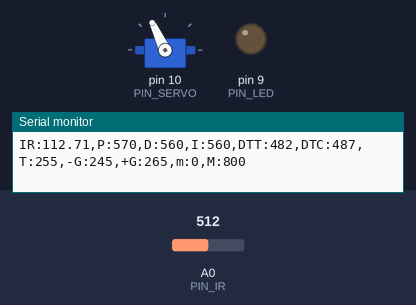
A sketch run on a simulated Arduino Uno, built with avr-gcc and run on an emulated ATmega328P. On the bench: servo, output pins drawn as LEDs (lit = HIGH), the last lines printed to the serial monitor. The test bench sets the inputs (shaded band); at power-on: A0 (PIN_IR) = 512.

Above: at 1.2 s.
1.3 s: A0 (PIN_IR) set to 245
At 1.72 s:
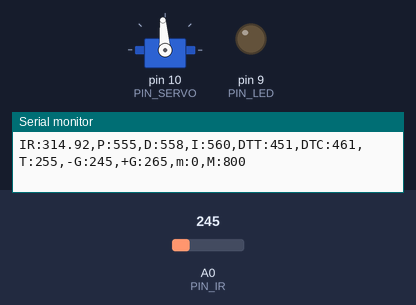
At 3.06 s:
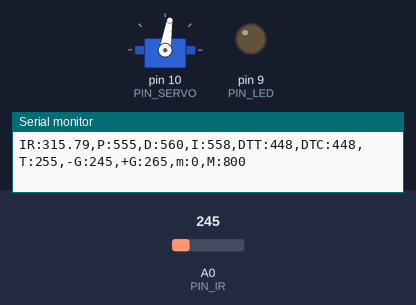
4.3 s: A0 (PIN_IR) set to 122
6.6 s: A0 (PIN_IR) set to 0
Timing chart, 0 to 15.6 s (numbered marks = the images above; inputs shaded):
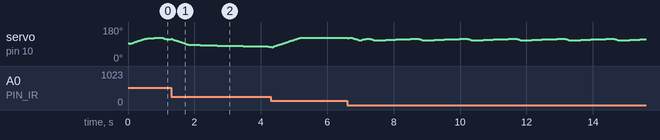

The sketch:

25_PID_20203153.ino
```cpp
#include <Servo.h>

/////////////////////////////
// Configurable parameters //
/////////////////////////////

// Arduino pin assignment
#define PIN_LED 9                            // [1234] LED를 아두이노의 GPIO 9번 핀에 연결
#define PIN_SERVO 10    //[3152] 서보모터를 아두이노의 10번 핀에 연결
#define PIN_IR A0     //[3158] IR센서를 아두이노의 A0 핀에 연결

// Framework setting
#define _DIST_TARGET 255  //[3166]목표로 하는 탁구공 중심 위치까지 거리255mm로 고정

// Distance sensor
#define _DIST_ALPHA 0.35  // [3162] ema 필터의 alpha 값을 0.0으로 설정
#define DELAY_MICROS  1500 // 필터에 넣을 샘플값을 측정하는 딜레이(고정값!)

// Servo range
#define _DUTY_MIN 1210    //[3148]  서보의 가동 최소 각도(0)
#define _DUTY_NEU 1510      //[3150] servo neutral position (90 degree)
#define _DUTY_MAX 1810                // [3169] 서보의 최대 가동 각도(180º)

// Servo speed control
#define _SERVO_ANGLE 70   //[3159] 서보의 각도(30º)
//[3150] 레일플레이트가 사용자가 원하는 가동범위를 움직일때, 이를 움직이게 하는 서보모터의 가동범위
#define _SERVO_SPEED 100             //[3147]  서보 속도를 30으로 설정

// Event periods
#define _INTERVAL_DIST 30   // [3153] Distance Sensing을 20(ms) 마다 실행한다.
#define _INTERVAL_SERVO 30 // [3401] 서보를 20ms마다 조작하기
#define _INTERVAL_SERIAL 100  // [3151] 시리얼 0.1초 마다 업데이트

// PID parameters
#define _KP 1.50       // [3158] 비례상수 설정
#define _KD 50         // 미분상수
#define _KI 0.02       // 적분상수
#define _ITERM_MAX 100  // ITerm 최대값

//////////////////////
// global variables //
//////////////////////

// Servo instance
Servo myservo;  // [3153] Servo를 제어할 Object를 생성해 준다
// Distance sensor
float dist_target; // location to send the ball
float dist_ema;    //[3160] 실제 거리측정값과 ema필터를 적용한 값을 저장할 변수
float dist_filtered;

float samples_num = 3;     // 스파이크 제거를 위한 부분필터에 샘플을 몇개 측정할 것인지. 3개로 충분함! 가능하면 수정하지 말 것.

// Event periods
unsigned long last_sampling_time_dist, last_sampling_time_servo, last_sampling_time_serial; // [3162] 거리, 서보, 시리얼에 대한 마지막 샘플링 시간을 나타내는 변수
bool event_dist, event_servo, event_serial; // [5283] 거리센서, 서보, 시리얼 모니터의 발생을 지시하는 변수

// Servo speed control
int duty_chg_per_interval;    //[3167] 주기동안 duty 변화량 변수
int duty_target, duty_curr;    // [3157] 서보의 목표위치와 서보에 실제로 입력할 위치

// PID variables
float error_curr, error_prev, control, pterm, dterm, iterm; // [3401] 비례 제어를 위한 전에 측정한 오차, 새로 측정한 오차 값, 비례항, 적분항, 미분항 변수

// IR calibration curve fitting
const float coE[] = {-0.0000237, 0.0151935, -1.6380807, 152.1259972};

void setup() {
// initialize GPIO pins for LED and attach servo
  pinMode(PIN_LED, OUTPUT);  // [3155] LED 핀 설정
  myservo.attach(PIN_SERVO);  // [3155] Servo 핀 설정
// initialize global variables
  last_sampling_time_dist = last_sampling_time_servo = last_sampling_time_serial = 0; // [3155] 샘플링 시각 기록 변수 초기화
  event_dist = event_servo = event_serial = false;  // [3155] 이벤트 bool값 초기화
  dist_target = _DIST_TARGET; // [3147] 목표지점 변수 초기화

  duty_curr = _DUTY_NEU;

  error_curr = error_prev = _DIST_TARGET;

  pterm = dterm = iterm = 0; // P Term, D Term, I Term reset


// move servo to neutral position
  myservo.writeMicroseconds(_DUTY_NEU); // [3147] 서보를 중간으로 이동
// initialize serial port
  Serial.begin(57600);    // [3169] 57600 보드레이트로 아두이노와 통신
// convert angle speed into duty change per interval.
  duty_chg_per_interval = int((_DUTY_MAX - _DUTY_MIN) * (_SERVO_SPEED /  _SERVO_ANGLE) * (float(_INTERVAL_SERVO) / 1000.0));
  //[3159] 서보 각속도에 맞추어 센서 인식 간격 변경? [3150] 서보의 각속도를 원하는 Angle로 나누어 interval을 설정한다.
}


void loop() {
/////////////////////
// Event generator // [3155] 설정된 주기마다 이벤트 생성
/////////////////////
unsigned long time_curr = millis();
  if(time_curr >= last_sampling_time_dist + _INTERVAL_DIST) {
        last_sampling_time_dist += _INTERVAL_DIST;
        event_dist = true;
  }
  if(time_curr >= last_sampling_time_servo + _INTERVAL_SERVO) {
        last_sampling_time_servo += _INTERVAL_SERVO;
        event_servo = true;
  }
  if(time_curr >= last_sampling_time_serial + _INTERVAL_SERIAL) {
        last_sampling_time_serial += _INTERVAL_SERIAL;
        event_serial = true;
  }


////////////////////
// Event handlers //
////////////////////

  if(event_dist) {
    event_dist = false;

    dist_ema = filtered_ir_distance();  // [3157] 적외선 센서로 측정한 값에 필터를 적용한 값

    // place here to IR sensor calibration logics
    dist_filtered = ir_calib(dist_ema);
    // dist_filtered = dist_ema;

    // PID control logic
    error_curr = _DIST_TARGET - dist_filtered; // [3158] 목표값 에서 현재값을 뺀 값이 오차값

    // P control
    pterm = _KP * error_curr;

    // D control
    dterm = _KD * (error_curr - error_prev);

    // I control
    iterm += _KI * error_curr;

    if (iterm > _ITERM_MAX || iterm < -_ITERM_MAX) {
      iterm = 0;
    }

    // PID control
    control = pterm + dterm + iterm;

    // duty_target = f(duty_neutral, control)
    duty_target = _DUTY_NEU + control;

    // keep duty_target value within the range of [_DUTY_MIN, _DUTY_MAX]
    if (duty_target < _DUTY_MIN) {
      duty_target = _DUTY_MIN;  // duty_target < _DUTY_MIN 일 때 duty_target 를 _DUTY_MIN 로 고정
    } else if (duty_target > _DUTY_MAX) {
      duty_target = _DUTY_MAX; // duty_target > _DUTY_MAX 일 때 duty_target 를 _DUTY_MAX 로 고정
    }  // [3153] [_DUTY_MIN, _DUTY_MAX] 로 서보의 가동범위를 고정하기 위한 최소한의 안전장치

    // update error_prev
    error_prev = error_curr;
  }

  if(event_servo) {
    event_servo = false; // [3153] servo EventHandler Ticket -> false

    // adjust duty_curr toward duty_target by duty_chg_per_interval
    if(duty_target > duty_curr) {
      duty_curr += duty_chg_per_interval;
      if(duty_curr > duty_target) duty_curr = duty_target;
    } else {
      duty_curr -= duty_chg_per_interval;
      if(duty_curr < duty_target) duty_curr = duty_target;
    }
    //[3166] 서보가 현재위치에서 목표위치에 도달할 때까지 duty_chg_per_interval값 마다 움직임(duty_curr에 duty_chg_per_interval값 더하고 빼줌)

    // update servo position
    myservo.writeMicroseconds(duty_curr);   //[3166]위에서 바뀐 현재위치 값을 갱신
  }

  if(event_serial) {
    event_serial = false; // [3153] serial EventHandler Ticket -> false
    Serial.print("IR:");
    Serial.print(dist_filtered);
    Serial.print(",P:");
    Serial.print(map(pterm,-1000,1000,510,610));
    Serial.print(",D:");
    Serial.print(map(dterm,-1000,1000,510,610));
    Serial.print(",I:");
    Serial.print(map(iterm,-1000,1000,510,610));
    Serial.print(",DTT:");
    Serial.print(map(duty_target,1000,2000,410,510));
    Serial.print(",DTC:");
    Serial.print(map(duty_curr,1000,2000,410,510));
    Serial.println(",T:255,-G:245,+G:265,m:0,M:800");
  }
}

float ir_distance(void){ // return value unit: mm
  float val;
  float volt = float(analogRead(PIN_IR));
  val = ((6762.0/(volt-9.0))-4.0) * 10.0;
  return val;         // [3150] 적외선 센서를 통해 거리를 return시킨다.
}

// ================
float under_noise_filter(void) { // 아래로 떨어지는 형태의 스파이크를 제거해주는 필터
  int currReading;
  int largestReading = 0;
  for (int i = 0; i < samples_num; i++) {
    currReading = ir_distance();
    if (currReading > largestReading) { largestReading = currReading; }
    // Delay a short time before taking another reading
    delayMicroseconds(DELAY_MICROS);
  }
  return largestReading;
}

float filtered_ir_distance(void) {
  // 아래로 떨어지는 형태의 스파이크를 제거 후, 위로 치솟는 스파이크를 제거하고 EMA필터를 적용함.
  // under_noise_filter를 통과한 값을 upper_nosie_filter에 넣어 최종 값이 나옴.
  int currReading;
  int lowestReading = 1024;
  for (int i = 0; i < samples_num; i++) {
    currReading = under_noise_filter();
    if (currReading < lowestReading) { lowestReading = currReading; }
  }
  // eam 필터 추가
  return _DIST_ALPHA * lowestReading + (1 - _DIST_ALPHA) * dist_ema;
}
//===================================================

float ir_calib(float x) {
  return coE[0] * pow(x, 3) + coE[1] * pow(x, 2) + coE[2] * x + coE[3];
}
```
